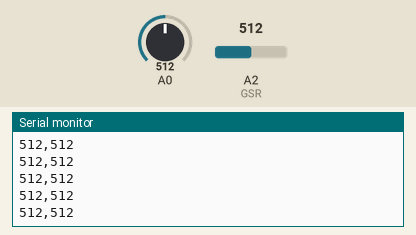
Recording of a sketch running on a simulated Arduino Uno, built with avr-gcc and run on an emulated ATmega328P. Parts: the last lines printed to the serial monitor. Inputs (shaded band) come from the test bench; at power-on: A0 = 512, A2 (GSR) = 512.

Above: at 1.2 s.
1.3 s: A0 set to 987
At 1.55 s:
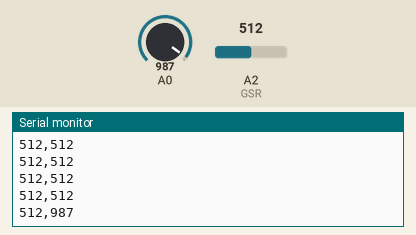
2.8 s: A0 set to 1008
At 2.91 s:
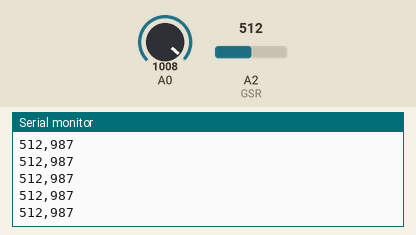
Timing chart, 0 to 5.8 s (numbered marks = the images above; inputs shaded):
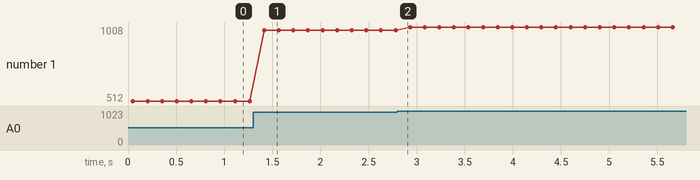

Measured:
- after the input at 1.3 s, the serial monitor: prints a new line after 0.12 s (image 1)
- plotted number 1: 512 → 987 after the input at 1.3 s, 987 → 1008 after the input at 2.8 s

The sketch:

IRSENSOR-04-10.ino
```cpp
const int GSR=A2;
int sensorValue=0;
int gsr_average=0;

void setup() {

  Serial.begin(9600);
}

void loop() {
    long sum=0;
    for(int i=0;i<10;i++)           //Average the 10 measurements to remove the glitch
      {
      sensorValue=analogRead(GSR);
      sum += sensorValue;
      delay(5);
      }
    gsr_average = sum/10;
    Serial.print(gsr_average);
    Serial.print(",");
    Serial.println(int(analogRead(0)));

    delay(100);
  }
```
